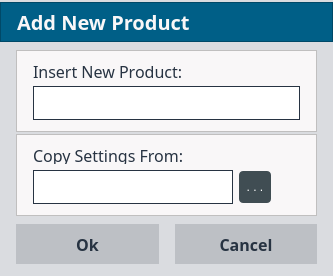
<?xml version="1.0" encoding="UTF-8"?>
<ui version="4.0">
 <class>AddNewProductDialog</class>
 <widget class="QDialog" name="AddNewProductDialog">
  <property name="geometry">
   <rect>
    <x>0</x>
    <y>0</y>
    <width>333</width>
    <height>276</height>
   </rect>
  </property>
  <property name="windowTitle">
   <string/>
  </property>
  <property name="styleSheet">
   <string notr="true">QDialog{
     background:rgb(218,220,224);
}
</string>
  </property>
  <layout class="QGridLayout" name="gridLayout_8">
   <property name="leftMargin">
    <number>0</number>
   </property>
   <property name="topMargin">
    <number>0</number>
   </property>
   <property name="rightMargin">
    <number>0</number>
   </property>
   <property name="bottomMargin">
    <number>0</number>
   </property>
   <item row="0" column="0">
    <widget class="QFrame" name="TitleBar">
     <property name="minimumSize">
      <size>
       <width>0</width>
       <height>40</height>
      </size>
     </property>
     <property name="maximumSize">
      <size>
       <width>16777215</width>
       <height>40</height>
      </size>
     </property>
     <property name="palette">
      <palette>
       <active>
        <colorrole role="Base">
         <brush brushstyle="SolidPattern">
          <color alpha="255">
           <red>39</red>
           <green>51</green>
           <blue>56</blue>
          </color>
         </brush>
        </colorrole>
        <colorrole role="Window">
         <brush brushstyle="SolidPattern">
          <color alpha="255">
           <red>0</red>
           <green>95</green>
           <blue>135</blue>
          </color>
         </brush>
        </colorrole>
       </active>
       <inactive>
        <colorrole role="Base">
         <brush brushstyle="SolidPattern">
          <color alpha="255">
           <red>39</red>
           <green>51</green>
           <blue>56</blue>
          </color>
         </brush>
        </colorrole>
        <colorrole role="Window">
         <brush brushstyle="SolidPattern">
          <color alpha="255">
           <red>0</red>
           <green>95</green>
           <blue>135</blue>
          </color>
         </brush>
        </colorrole>
       </inactive>
       <disabled>
        <colorrole role="Base">
         <brush brushstyle="SolidPattern">
          <color alpha="255">
           <red>0</red>
           <green>95</green>
           <blue>135</blue>
          </color>
         </brush>
        </colorrole>
        <colorrole role="Window">
         <brush brushstyle="SolidPattern">
          <color alpha="255">
           <red>0</red>
           <green>95</green>
           <blue>135</blue>
          </color>
         </brush>
        </colorrole>
       </disabled>
      </palette>
     </property>
     <property name="autoFillBackground">
      <bool>true</bool>
     </property>
     <property name="styleSheet">
      <string notr="true"/>
     </property>
     <property name="frameShape">
      <enum>QFrame::StyledPanel</enum>
     </property>
     <property name="frameShadow">
      <enum>QFrame::Raised</enum>
     </property>
     <layout class="QGridLayout" name="gridLayout_6">
      <property name="leftMargin">
       <number>16</number>
      </property>
      <property name="topMargin">
       <number>0</number>
      </property>
      <property name="rightMargin">
       <number>0</number>
      </property>
      <property name="bottomMargin">
       <number>0</number>
      </property>
      <item row="0" column="0">
       <widget class="QLabel" name="labelTitlebar">
        <property name="font">
         <font>
          <family>Siemens Sans</family>
          <pointsize>-1</pointsize>
          <weight>75</weight>
          <bold>true</bold>
         </font>
        </property>
        <property name="autoFillBackground">
         <bool>false</bool>
        </property>
        <property name="styleSheet">
         <string notr="true">QLabel {
   background-color: rgb(0, 95, 135);
   color: rgb(249, 247, 248 );
   font-size: 20px;
   font-weight: bold;
   font-family: Siemens Sans;
}</string>
        </property>
        <property name="text">
         <string>Add New Product</string>
        </property>
       </widget>
      </item>
     </layout>
    </widget>
   </item>
   <item row="1" column="0">
    <layout class="QGridLayout" name="gridLayout_7">
     <property name="verticalSpacing">
      <number>0</number>
     </property>
     <item row="0" column="0">
      <layout class="QGridLayout" name="gridLayout_5">
       <property name="leftMargin">
        <number>16</number>
       </property>
       <property name="rightMargin">
        <number>16</number>
       </property>
       <property name="verticalSpacing">
        <number>2</number>
       </property>
       <item row="0" column="0">
        <widget class="QFrame" name="frameDashBoardInsertNewProduct">
         <property name="sizePolicy">
          <sizepolicy hsizetype="Expanding" vsizetype="Expanding">
           <horstretch>0</horstretch>
           <verstretch>0</verstretch>
          </sizepolicy>
         </property>
         <property name="minimumSize">
          <size>
           <width>0</width>
           <height>82</height>
          </size>
         </property>
         <property name="maximumSize">
          <size>
           <width>16777215</width>
           <height>82</height>
          </size>
         </property>
         <property name="styleSheet">
          <string notr="true">QFrame{
     background:rgb(249,247,248);
     min-height: 80px;
     max-height: 80px;
}

QLabel{
  background:rgb(249,247,248);
  color: rgb(39,51,66);
  font-size: 16px;
  font-family: Siemens Sans;
  min-height: 18px;
  max-height: 18px;
}

QLineEdit
{
    background:rgb(255,255,255);
    color:rgb(39,51,66);
    font-size: 16px;
    font-weight: bold;
    font-family: Siemens Sans;
    border: 1px solid rgb(39,51,66); 
    min-height: 32px;
    max-height: 32px;
}
</string>
         </property>
         <property name="frameShape">
          <enum>QFrame::StyledPanel</enum>
         </property>
         <property name="frameShadow">
          <enum>QFrame::Raised</enum>
         </property>
         <layout class="QGridLayout" name="gridLayout_4">
          <property name="leftMargin">
           <number>16</number>
          </property>
          <property name="rightMargin">
           <number>16</number>
          </property>
          <property name="bottomMargin">
           <number>9</number>
          </property>
          <item row="0" column="0">
           <widget class="QLabel" name="labelMasseage">
            <property name="font">
             <font>
              <family>Siemens Sans</family>
              <pointsize>-1</pointsize>
             </font>
            </property>
            <property name="styleSheet">
             <string notr="true"/>
            </property>
            <property name="text">
             <string>Insert New Product:</string>
            </property>
            <property name="alignment">
             <set>Qt::AlignLeading|Qt::AlignLeft|Qt::AlignVCenter</set>
            </property>
           </widget>
          </item>
          <item row="1" column="0">
           <widget class="QLineEdit" name="lineEditInputData">
            <property name="minimumSize">
             <size>
              <width>0</width>
              <height>34</height>
             </size>
            </property>
            <property name="maximumSize">
             <size>
              <width>16777215</width>
              <height>34</height>
             </size>
            </property>
            <property name="font">
             <font>
              <family>Siemens Sans</family>
              <pointsize>-1</pointsize>
              <weight>75</weight>
              <bold>true</bold>
             </font>
            </property>
            <property name="styleSheet">
             <string notr="true"/>
            </property>
            <property name="alignment">
             <set>Qt::AlignCenter</set>
            </property>
           </widget>
          </item>
         </layout>
        </widget>
       </item>
       <item row="1" column="0">
        <widget class="QFrame" name="frameDashBoardHeatersMode">
         <property name="sizePolicy">
          <sizepolicy hsizetype="Expanding" vsizetype="Expanding">
           <horstretch>0</horstretch>
           <verstretch>0</verstretch>
          </sizepolicy>
         </property>
         <property name="minimumSize">
          <size>
           <width>0</width>
           <height>82</height>
          </size>
         </property>
         <property name="maximumSize">
          <size>
           <width>16777215</width>
           <height>82</height>
          </size>
         </property>
         <property name="styleSheet">
          <string notr="true">QFrame{
     background:rgb(249,247,248);
     min-height: 80px;
     max-height: 80px;
}

QLabel{
  background:rgb(249,247,248);
  color: rgb(39,51,66);
  font-size: 16px;
  font-family: Siemens Sans;
  min-height: 18px;
  max-height: 18px;
}

QComboBox
{
    background:rgb(255,255,255);
    color:rgb(39,51,66);
    font-size: 16px;
    font-weight: bold;
    font-family: Siemens Sans;
    border: 1px solid rgb(39,51,66); 
    min-height: 32px;
    max-height: 32px;
}


QComboBox QAbstractItemView
{
     selection-background-color: rgb(196,199,204);
     padding: 0px 0px 0px 0px;
}


QComboBox::drop-down
{
     width: 0px;
     color: white;
     border-left-width: 0px;
     margin: 0px;
 }



</string>
         </property>
         <property name="frameShape">
          <enum>QFrame::StyledPanel</enum>
         </property>
         <property name="frameShadow">
          <enum>QFrame::Raised</enum>
         </property>
         <layout class="QGridLayout" name="gridLayout_3">
          <property name="leftMargin">
           <number>16</number>
          </property>
          <property name="rightMargin">
           <number>16</number>
          </property>
          <item row="0" column="0">
           <widget class="QLabel" name="labelDashBoardCombobox">
            <property name="font">
             <font>
              <family>Siemens Sans</family>
              <pointsize>-1</pointsize>
             </font>
            </property>
            <property name="styleSheet">
             <string notr="true"/>
            </property>
            <property name="text">
             <string>Copy Settings From:</string>
            </property>
           </widget>
          </item>
          <item row="1" column="0">
           <layout class="QGridLayout" name="gridLayout">
            <item row="0" column="0">
             <widget class="QComboBox" name="comboBox">
              <property name="minimumSize">
               <size>
                <width>200</width>
                <height>34</height>
               </size>
              </property>
              <property name="maximumSize">
               <size>
                <width>200</width>
                <height>34</height>
               </size>
              </property>
              <property name="font">
               <font>
                <family>Siemens Sans</family>
                <pointsize>-1</pointsize>
                <weight>75</weight>
                <bold>true</bold>
               </font>
              </property>
              <property name="styleSheet">
               <string notr="true"/>
              </property>
              <property name="currentIndex">
               <number>-1</number>
              </property>
              <property name="iconSize">
               <size>
                <width>96</width>
                <height>96</height>
               </size>
              </property>
              <property name="frame">
               <bool>false</bool>
              </property>
             </widget>
            </item>
            <item row="0" column="1">
             <widget class="QToolButton" name="toolButtonSelectInheritProduct">
              <property name="minimumSize">
               <size>
                <width>32</width>
                <height>32</height>
               </size>
              </property>
              <property name="maximumSize">
               <size>
                <width>32</width>
                <height>32</height>
               </size>
              </property>
              <property name="styleSheet">
               <string notr="true">QToolButton{
	color: rgb(255,255,255);
	border-radius:4px;
	background-color:  rgb(64, 77, 83);
}
QToolButton:pressed{
   color: rgb(255,255,255);
	border: 2px solid rgb(148,182, 231 );
	border-radius:4px;
	background-color:  rgb(64, 77, 83);
}</string>
              </property>
              <property name="text">
               <string>. . .</string>
              </property>
             </widget>
            </item>
            <item row="0" column="2">
             <spacer name="horizontalSpacer">
              <property name="orientation">
               <enum>Qt::Horizontal</enum>
              </property>
              <property name="sizeHint" stdset="0">
               <size>
                <width>18</width>
                <height>20</height>
               </size>
              </property>
             </spacer>
            </item>
           </layout>
          </item>
         </layout>
        </widget>
       </item>
      </layout>
     </item>
     <item row="1" column="0">
      <layout class="QGridLayout" name="gridLayout_2">
       <property name="leftMargin">
        <number>16</number>
       </property>
       <property name="topMargin">
        <number>8</number>
       </property>
       <property name="rightMargin">
        <number>16</number>
       </property>
       <property name="bottomMargin">
        <number>8</number>
       </property>
       <property name="horizontalSpacing">
        <number>16</number>
       </property>
       <item row="0" column="0">
        <widget class="QPushButton" name="pushButtonOK">
         <property name="font">
          <font>
           <family>Siemens Sans</family>
           <pointsize>-1</pointsize>
           <weight>75</weight>
           <bold>true</bold>
          </font>
         </property>
         <property name="autoFillBackground">
          <bool>false</bool>
         </property>
         <property name="styleSheet">
          <string notr="true">QPushButton{
   background-color: rgb(189,192, 197 );
   color: rgb(39, 51, 66 );
   min-height: 40px;
   font-size: 16px;
   font-weight: bold;
   font-family: Siemens Sans;
  border: none;
}
QPushButton:pressed {
     border: 1px solid rgb(0,95,135);    
 }

</string>
         </property>
         <property name="text">
          <string>Ok</string>
         </property>
         <property name="checkable">
          <bool>false</bool>
         </property>
         <property name="autoRepeat">
          <bool>false</bool>
         </property>
         <property name="autoDefault">
          <bool>false</bool>
         </property>
         <property name="flat">
          <bool>false</bool>
         </property>
        </widget>
       </item>
       <item row="0" column="1">
        <widget class="QPushButton" name="pushButtonCancel">
         <property name="font">
          <font>
           <family>Siemens Sans</family>
           <pointsize>-1</pointsize>
           <weight>75</weight>
           <bold>true</bold>
          </font>
         </property>
         <property name="autoFillBackground">
          <bool>false</bool>
         </property>
         <property name="styleSheet">
          <string notr="true">QPushButton{
   background-color: rgb(189,192, 197 );
   color: rgb(39, 51, 66 );
   min-height: 40px;
   font-size: 16px;
   font-weight: bold;
   font-family: Siemens Sans;
  border: none;
}
QPushButton:pressed {
     border: 1px solid rgb(0,95,135);    
 }

</string>
         </property>
         <property name="text">
          <string>Cancel</string>
         </property>
         <property name="checkable">
          <bool>false</bool>
         </property>
         <property name="autoRepeat">
          <bool>false</bool>
         </property>
         <property name="autoDefault">
          <bool>false</bool>
         </property>
         <property name="flat">
          <bool>false</bool>
         </property>
        </widget>
       </item>
      </layout>
     </item>
    </layout>
   </item>
  </layout>
 </widget>
 <layoutdefault spacing="6" margin="11"/>
 <resources/>
 <connections/>
</ui>
